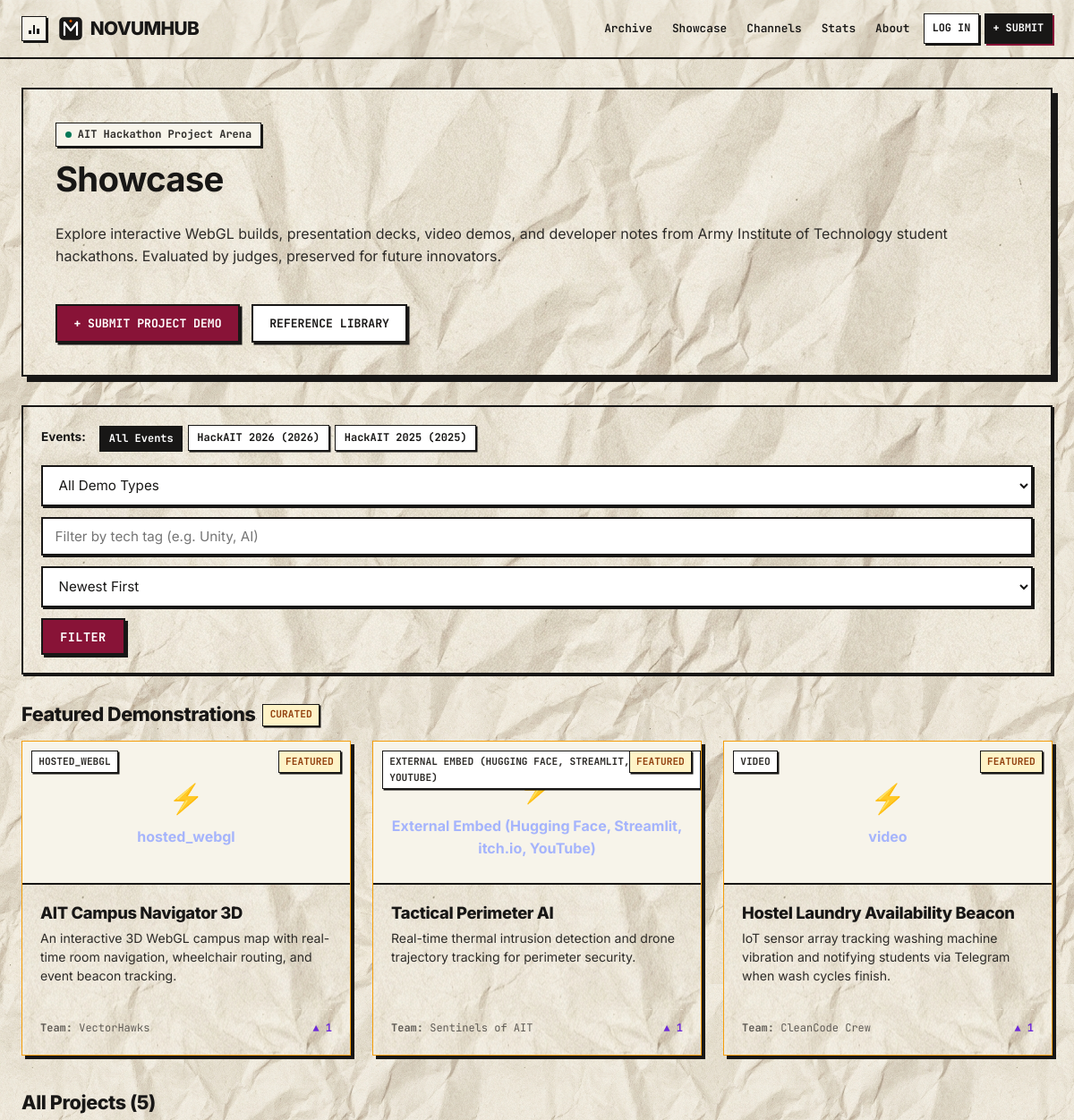
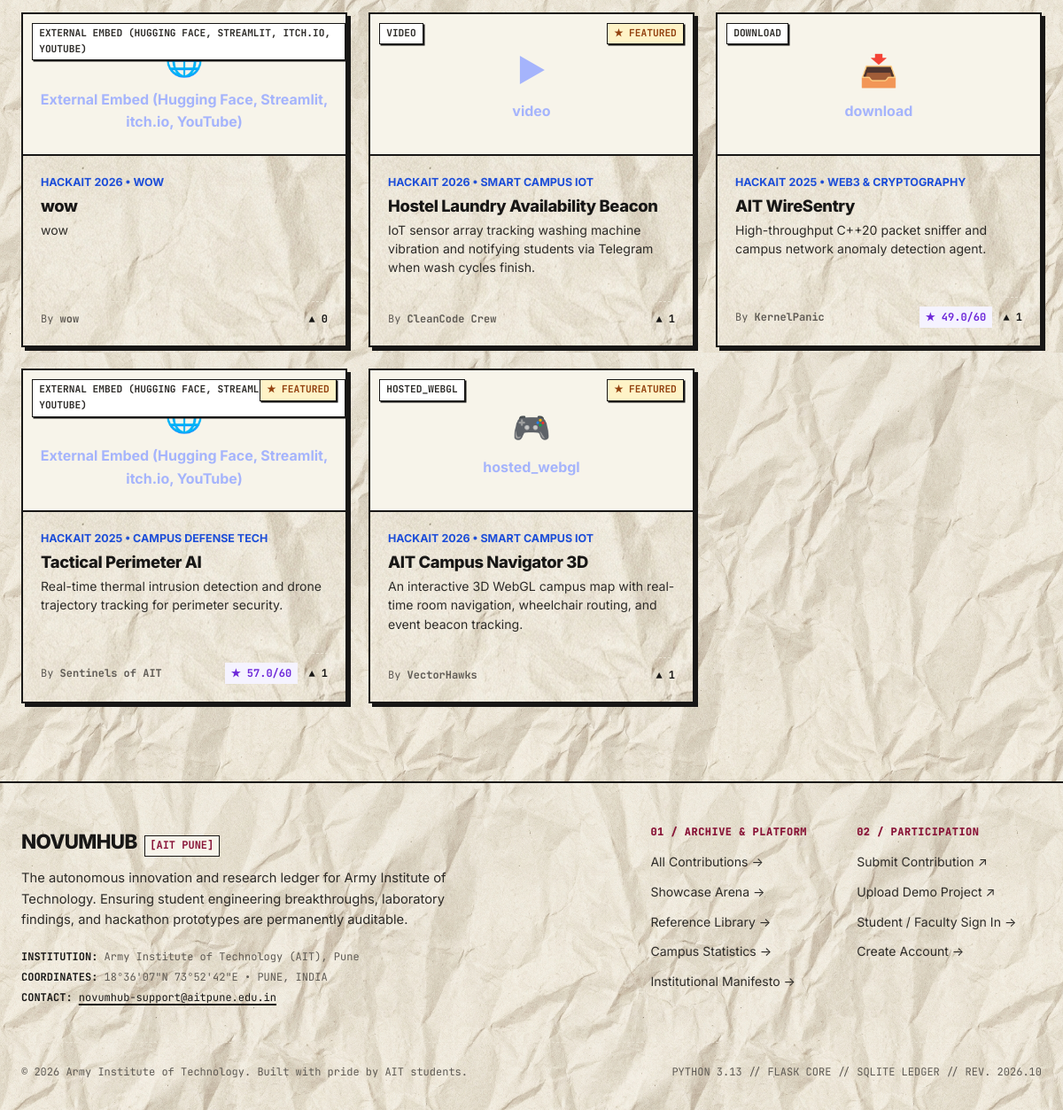
/showcase/, run on the app's committed database (2 pictures, top to bottom).
### app/models.py (models this page shows, shortened)
class HackathonEvent(db.Model):
    __tablename__ = "hackathon_events"
    id = db.Column(db.Integer, primary_key=True)
    name = db.Column(db.String(150), nullable=False)
    year = db.Column(db.Integer, nullable=False)
    date_start = db.Column(db.Date, nullable=True)
    date_end = db.Column(db.Date, nullable=True)
    theme = db.Column(db.String(255), nullable=True)
    description = db.Column(db.Text, nullable=True)
    organiser = db.Column(db.String(150), nullable=True)
    _tracks = db.Column("tracks", db.Text, nullable=True, default="[]")
    is_active = db.Column(db.Boolean, default=True, nullable=False)
    results_published = db.Column(db.Boolean, default=False, nullable=False)
    created_at = db.Column(db.DateTime, default=utc_now)
    projects = db.relationship("ShowcaseProject", backref="event", lazy="select", cascade="all, delete-orphan")
    @property
    def tracks(self) -> list:
        if not self._tracks:
            return []
        try:
            return json.loads(self._tracks)
        except Exception:
            return []
    @tracks.setter
    def tracks(self, track_list: list):
        self._tracks = json.dumps(track_list or [])

class ShowcaseProject(db.Model):
    __tablename__ = "showcase_projects"
    id = db.Column(db.Integer, primary_key=True)
    event_id = db.Column(db.Integer, db.ForeignKey("hackathon_events.id"), nullable=False, index=True)
    owner_id = db.Column(db.Integer, db.ForeignKey("users.id"), nullable=False, index=True)
    title = db.Column(db.String(200), nullable=False)
    pitch = db.Column(db.String(300), nullable=False)
    description = db.Column(db.Text, nullable=False)
    track = db.Column(db.String(100), nullable=False, default="General")
    team_name = db.Column(db.String(150), nullable=False)
    tech_tags = db.Column(db.String(255), nullable=True, default="")
    repo_url = db.Column(db.String(255), nullable=True)
    demo_mode = db.Column(db.String(50), nullable=False, default="hosted_build")
    demo_entry_path = db.Column(db.String(255), nullable=True)
    demo_external_url = db.Column(db.String(500), nullable=True)
    video_url = db.Column(db.String(500), nullable=True)
    demo_disabled = db.Column(db.Boolean, default=False, nullable=False)
    status = db.Column(db.String(50), nullable=False, default="Draft", index=True)
    is_reference = db.Column(db.Boolean, default=False, nullable=False, index=True)
    is_featured = db.Column(db.Boolean, default=False, nullable=False, index=True)
    linked_submission_id = db.Column(db.Integer, db.ForeignKey("submissions.id"), nullable=True)
    linked_submission = db.relationship("Submission", foreign_keys=[linked_submission_id], backref="linked_projects")
    created_at = db.Column(db.DateTime, default=utc_now, index=True)
    updated_at = db.Column(db.DateTime, default=utc_now, onupdate=utc_now)
    members = db.relationship("ProjectMember", backref="project", lazy="select", cascade="all, delete-orphan")
    assets = db.relationship("ProjectAsset", backref="project", lazy="select", cascade="all, delete-orphan")
    dev_notes = db.relationship("DevNote", backref="project", lazy="select", cascade="all, delete-orphan")
    judge_scores = db.relationship("JudgeScore", backref="project", lazy="select", cascade="all, delete-orphan")
    upvotes = db.relationship("Upvote", backref="showcase_project", lazy="dynamic", cascade="all, delete-orphan",
                             foreign_keys="Upvote.showcase_project_id")
    comments = db.relationship("Comment", backref="showcase_project", lazy="select",
                               order_by="Comment.created_at.asc()", cascade="all, delete-orphan",
                               foreign_keys="Comment.showcase_project_id")
    status_history = db.relationship("StatusChange", backref="showcase_project", lazy="select",
                                     order_by="StatusChange.created_at.asc()", cascade="all, delete-orphan",
                                     foreign_keys="StatusChange.showcase_project_id")
    @property
    def upvote_count(self) -> int:
        return self.upvotes.count()
    @property
    def average_score(self) -> float:
        scores = [s.total for s in self.judge_scores]
        if not scores:
            return 0.0
        return round(sum(scores) / len(scores), 2)
    @property
    def average_judge_score(self) -> float:
        return self.average_score
    @property
    def judge_count(self) -> int:
        return len(self.judge_scores)
    @property
    def demo_mode_label(self) -> str:
        import site_config
        return site_config.SHOWCASE_DEMO_MODES.get(self.demo_mode, self.demo_mode)
    def get_asset(self, kind: str):
        for a in self.assets:
            if a.kind == kind:
                return a
        return None

class JudgeScore(db.Model):
    __tablename__ = "judge_scores"
    id = db.Column(db.Integer, primary_key=True)
    project_id = db.Column(db.Integer, db.ForeignKey("showcase_projects.id"), nullable=False)
    judge_id = db.Column(db.Integer, db.ForeignKey("users.id"), nullable=False)
    _rubric_scores = db.Column("rubric_scores", db.Text, nullable=False, default="{}")
    total = db.Column(db.Float, nullable=False, default=0.0)
    private_feedback = db.Column(db.Text, nullable=True)
    public_feedback = db.Column(db.Text, nullable=True)
    created_at = db.Column(db.DateTime, default=utc_now)
    updated_at = db.Column(db.DateTime, default=utc_now, onupdate=utc_now)
    __table_args__ = (
        db.UniqueConstraint("project_id", "judge_id", name="uq_project_judge_score"),
    )
    @property
    def rubric_scores(self) -> dict:
        if not self._rubric_scores:
            return {}
        try:
            return json.loads(self._rubric_scores)
        except Exception:
            return {}
    @rubric_scores.setter
    def rubric_scores(self, data: dict):
        self._rubric_scores = json.dumps(data or {})
    @property
    def innovation(self): return self._get_criterion("innovation")
    @property
    def technical_depth(self): return self._get_criterion("technical_depth")
    @property
    def completeness(self): return self._get_criterion("completeness")
    @property
    def design_ux(self): return self._get_criterion("design_ux")
    @property
    def presentation(self): return self._get_criterion("presentation")
    @property
    def impact(self): return self._get_criterion("impact")

### app/showcase/routes.py (the view)
@showcase_bp.route("/")
def home():
    event_id = request.args.get("event", type=int)
    year = request.args.get("year", type=int)
    track = request.args.get("track", "").strip()
    tag = request.args.get("tag", "").strip()
    demo_mode = request.args.get("demo_mode", "").strip()
    reference_only = request.args.get("reference", type=int)
    sort_by = request.args.get("sort", "newest")
    page = request.args.get("page", 1, type=int)
    query = ShowcaseProject.query.filter(ShowcaseProject.status.in_(site_config.SHOWCASE_PUBLIC_STATUSES))
    if event_id:
        query = query.filter_by(event_id=event_id)
    if track:
        query = query.filter(ShowcaseProject.track.ilike(f"%{track}%"))
    if tag:
        query = query.filter(ShowcaseProject.tech_tags.ilike(f"%{tag}%"))
    if demo_mode:
        query = query.filter_by(demo_mode=demo_mode)
    if reference_only:
        query = query.filter_by(is_reference=True)
    if year:
        query = query.join(HackathonEvent).filter(HackathonEvent.year == year)
    if sort_by == "upvotes":
        projects = query.all()
        projects.sort(key=lambda p: p.upvote_count, reverse=True)
        total = len(projects)
        paginated_projects = projects[(page - 1) * site_config.ITEMS_PER_PAGE : page * site_config.ITEMS_PER_PAGE]
    else:
        query = query.order_by(ShowcaseProject.created_at.desc())
        total = query.count()
        paginated_projects = query.offset((page - 1) * site_config.ITEMS_PER_PAGE).limit(site_config.ITEMS_PER_PAGE).all()
    featured_projects = ShowcaseProject.query.filter(
        ShowcaseProject.status.in_(site_config.SHOWCASE_PUBLIC_STATUSES),
        ShowcaseProject.is_featured == True
    ).limit(3).all()
    events = HackathonEvent.query.order_by(HackathonEvent.year.desc(), HackathonEvent.id.desc()).all()
    return render_template(
        "showcase/home.html",
        projects=paginated_projects,
        featured_projects=featured_projects,
        events=events,
        current_event_id=event_id,
        current_track=track,
        current_tag=tag,
        current_demo=demo_mode,
        reference_only=reference_only,
        sort_by=sort_by,
        page=page,
        total_projects=total,
        total_pages=(total + site_config.ITEMS_PER_PAGE - 1) // site_config.ITEMS_PER_PAGE
    )

### templates/showcase/home.html (shortened to what this page needs)
{% extends 'base.html' %}
{% block content %}
<div class="showcase-hero-banner">
  <div style="display: flex; justify-content: space-between; align-items: flex-start; flex-wrap: wrap; gap: 1.5rem;">
    <div>
      <div class="hero-pill-badge" style="margin-bottom: 0.8rem;">
        <span class="pulsing-dot"></span>
        <span>AIT Hackathon Project Arena</span>
      </div>
      <h1>{{ config_data.SHOWCASE_NAME }}</h1>
      <p>
        Explore interactive WebGL builds, presentation decks, video demos, and developer notes
        from Army Institute of Technology student hackathons. Evaluated by judges, preserved for future innovators.
      </p>
    </div>
    <div style="display: flex; gap: 0.8rem; align-items: center; flex-wrap: wrap;">
      <a href="{{ url_for('showcase.create_project') }}" class="btn-gradient-pill">
        + Submit Project Demo
      </a>
      <a href="{{ url_for('showcase.library') }}" class="btn-glass-pill">
        Reference Library
      </a>
    </div>
  </div>
</div>
<div class="showcase-filter-bar">
  <div class="filter-chips-row">
    <span style="font-weight: 700; font-size: 0.85rem; color: var(--midnight-navy); margin-right: 0.5rem;">Events:</span>
    <a href="{{ url_for('showcase.home') }}" class="filter-chip {% if not current_event_id %}active{% endif %}">
      All Events
    </a>
    {% for ev in events %}
      <a href="{{ url_for('showcase.home', event=ev.id, track=current_track, demo_mode=current_demo, sort=sort_by) }}"
         class="filter-chip {% if current_event_id == ev.id %}active{% endif %}">
        {{ ev.name }} ({{ ev.year }})
      </a>
    {% endfor %}
  </div>
  <form method="GET" action="{{ url_for('showcase.home') }}" style="display: grid; grid-template-columns: repeat(auto-fit, minmax(180px, 1fr)) auto; gap: 0.75rem; align-items: center; margin-bottom: 0;">
    <div>
      <select name="demo_mode" onchange="this.form.submit()" style="margin-bottom: 0;">
        <option value="">All Demo Types</option>
      </select>
    </div>
    <div>
      <input type="text" name="tag" placeholder="Filter by tech tag (e.g. Unity, AI)" value="{{ current_tag or '' }}" style="margin-bottom: 0;">
    </div>
    <div>
      <select name="sort" onchange="this.form.submit()" style="margin-bottom: 0;">
        <option value="newest" {% if sort_by == 'newest' %}selected{% endif %}>Newest First</option>
      </select>
    </div>
    <div>
      <button type="submit" class="btn-accent" style="width: auto; padding: 0.6rem 1.2rem; margin-bottom: 0;">
        Filter
      </button>
    </div>
  </form>
</div>
{% if featured_projects and not current_tag and not current_demo and page == 1 %}
  <div style="margin-bottom: 2.5rem;">
    <div style="display: flex; align-items: center; gap: 0.5rem; margin-bottom: 1rem;">
      <h3 style="font-size: 1.35rem; font-weight: 800; color: var(--midnight-navy); margin: 0;">Featured Demonstrations</h3>
      <span class="project-thumb-featured" style="position: static;">Curated</span>
    </div>
    <div class="showcase-grid">
      {% for fp in featured_projects %}
        <div class="project-card" style="border: 1.5px solid #F59E0B;">
          <div class="project-thumbnail">
            {% set cover = fp.get_asset('screenshot') %}
            {% if cover %}
              <img src="{{ url_for('showcase.download_asset', asset_id=cover.id) }}" alt="{{ fp.title }}">
            {% else %}
              <div style="color: #A5B4FC; font-weight: 700; text-align: center; padding: 1rem;">
                <span style="font-size: 2rem; display: block; margin-bottom: 0.3rem;">&#9889;</span>
                {{ fp.demo_mode_label }}
              </div>
            {% endif %}
            <span class="project-thumb-badge">{{ fp.demo_mode_label }}</span>
            <span class="project-thumb-featured">Featured</span>
          </div>
          <div class="project-card-body">
            <h4 class="project-card-title">
              <a href="{{ url_for('showcase.detail', project_id=fp.id) }}">{{ fp.title }}</a>
            </h4>
            <p class="project-pitch">{{ fp.pitch }}</p>
            <div class="project-card-footer">
              <span><strong>Team:</strong> {{ fp.team_name }}</span>
              <span style="font-family: var(--font-mono); font-weight: 700; color: var(--violet);">&#9650; {{ fp.upvote_count }}</span>
            </div>
          </div>
        </div>
      {% endfor %}
    </div>
  </div>
{% endif %}
<div style="display: flex; justify-content: space-between; align-items: center; margin-bottom: 1.25rem;">
  <h3 style="font-size: 1.35rem; font-weight: 800; color: var(--midnight-navy); margin: 0;">
    All Projects ({{ total_projects }})
  </h3>
</div>
{% if projects %}
  <div class="showcase-grid">
    {% for p in projects %}
      <div class="project-card">
        <div class="project-thumbnail">
          {% set cover = p.get_asset('screenshot') %}
          {% if cover %}
            <img src="{{ url_for('showcase.download_asset', asset_id=cover.id) }}" alt="{{ p.title }}">
          {% else %}
            <div style="color: #A5B4FC; font-weight: 700; text-align: center; padding: 1rem;">
              <span style="font-size: 2.2rem; display: block; margin-bottom: 0.3rem;">
                {% if p.demo_mode == 'hosted_webgl' %}&#127918;
                {% elif p.demo_mode == 'video' %}&#9654;
                {% elif p.demo_mode == 'external_embed' %}&#127760;
                {% elif p.demo_mode == 'download' %}&#128229;
                {% else %}&#128247;{% endif %}
              </span>
              {{ p.demo_mode_label }}
            </div>
          {% endif %}
          <span class="project-thumb-badge">{{ p.demo_mode_label }}</span>
          {% if p.is_featured %}
            <span class="project-thumb-featured">&#9733; Featured</span>
          {% endif %}
        </div>
        <div class="project-card-body">
          <div style="font-size: 0.78rem; font-weight: 700; color: var(--electric-blue); text-transform: uppercase; margin-bottom: 0.3rem;">
            {{ p.event.name }} &bull; {{ p.track }}
          </div>
          <h4 class="project-card-title">
            <a href="{{ url_for('showcase.detail', project_id=p.id) }}">{{ p.title }}</a>
          </h4>
          <p class="project-pitch">{{ p.pitch }}</p>
          <div class="project-card-footer">
            <span>By <strong>{{ p.team_name }}</strong></span>
            <div style="display: flex; gap: 0.75rem; align-items: center;">
              {% if p.judge_count > 0 and p.event.results_published %}
                <span title="Average Judge Score" style="background: #F5F3FF; color: var(--violet); padding: 0.15rem 0.45rem; border-radius: var(--radius-sm); font-weight: 700;">
                  &#9733; {{ p.average_judge_score }}/60
                </span>
              {% endif %}
              <span style="font-family: var(--font-mono); font-weight: 700; color: var(--midnight-navy);">
                &#9650; {{ p.upvote_count }}
              </span>
            </div>
          </div>
        </div>
      </div>
    {% endfor %}
  </div>
{% endif %}
{% endblock %}

### data on the page
HackathonEvent: name "HackAIT 2026", year "2026"
HackathonEvent: name "HackAIT 2025", year "2025"
ShowcaseProject: demo_mode_label "hosted_webgl", demo_mode_label "HOSTED_WEBGL", title "AIT Campus Navigator 3D", pitch "An interactive 3D WebGL campus map with real-time room navigation, wheelchair routing, and event beacon tracking.", team_name "VectorHawks", upvote_count "1", is_featured "★ FEATURED", event.name "HACKAIT 2026", track "SMART CAMPUS IOT"
ShowcaseProject: demo_mode_label "External Embed (Hugging Face, Streamlit, itch.io, YouTube)", demo_mode_label "EXTERNAL EMBED (HUGGING FACE, STREAMLIT, ITCH.IO, YOUTUBE)", title "Tactical Perimeter AI", pitch "Real-time thermal intrusion detection and drone trajectory tracking for perimeter security.", team_name "Sentinels of AIT", upvote_count "1", is_featured "★ FEATURED", event.name "HACKAIT 2025", track "CAMPUS DEFENSE TECH", average_judge_score "57.0"
ShowcaseProject: demo_mode_label "video", demo_mode_label "VIDEO", title "Hostel Laundry Availability Beacon", pitch "IoT sensor array tracking washing machine vibration and notifying students via Telegram when wash cycles finish.", team_name "CleanCode Crew", upvote_count "1", is_featured "★ FEATURED", event.name "HACKAIT 2026", track "SMART CAMPUS IOT"
ShowcaseProject: demo_mode_label "External Embed (Hugging Face, Streamlit, itch.io, YouTube)", demo_mode_label "EXTERNAL EMBED (HUGGING FACE, STREAMLIT, ITCH.IO, YOUTUBE)", event.name "HACKAIT 2026", track "WOW", title "wow", pitch "wow", team_name "wow", upvote_count "0"
ShowcaseProject: demo_mode_label "download", demo_mode_label "DOWNLOAD", event.name "HACKAIT 2025", track "WEB3 & CRYPTOGRAPHY", title "AIT WireSentry", pitch "High-throughput C++20 packet sniffer and campus network anomaly detection agent.", team_name "KernelPanic", average_judge_score "49.0", upvote_count "1"

### other printed values
{{ config_data.SITE_NAME }} "NOVUMHUB"
{{ config_data.SHOWCASE_NAME }} "Showcase"
{{ total_projects }} "5"
{{ config_data.COLLEGE_NAME }} "Army Institute of Technology (AIT), Pune"
{{ config_data.CONTACT_EMAIL }} "novumhub-support@aitpune.edu.in"
{{ config_data.FOOTER_COPYRIGHT }} "© 2026 Army Institute of Technology. Built with pride by AIT students."
